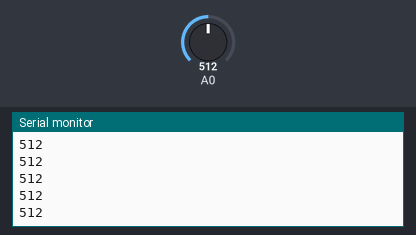
Bench run of a sketch on a simulated Arduino Uno, built with avr-gcc and run on an emulated ATmega328P. Parts: the last lines printed to the serial monitor. The inputs (shaded band) are chosen by the test bench; at power-on: A0 = 512.

Above: at 1.2 s.
1.3 s: A0 set to 716
At 2.2 s:
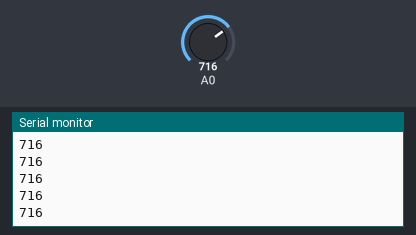
2.8 s: A0 set to 900
At 3.6 s:
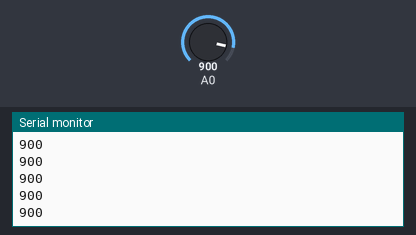
Timing chart, 0 to 5.8 s (numbered marks = the images above; inputs shaded):
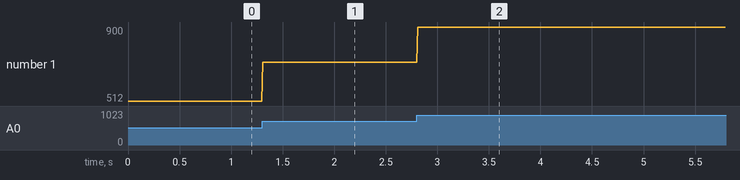

The sketch:

pruebaSerial.ino
```cpp
int outByte = 0;               // variable para enviar al puerto usb

void setup() {
  // put your setup code here, to run once:
  Serial.begin(9600);      // abre el puerto serie a 9600 bps:
}

void loop() {
  // put your main code here, to run repeatedly:
  outByte = analogRead(A0);         // leer dato analógico
  Serial.println(outByte);          // enviar dato
  delay(10);
}
```

Measured:
- after the input at 1.3 s, the serial monitor: prints a new line at once (image 1)
- after the input at 2.8 s, the serial monitor: prints a new line at once (image 2)
- plotted number 1: 512 → 716 after the input at 1.3 s, 716 → 900 after the input at 2.8 s
